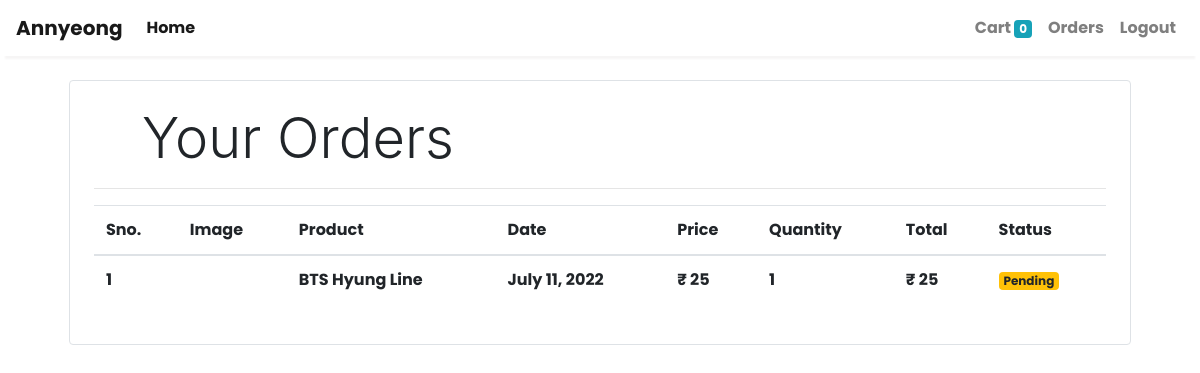
/orders (signed in), run on the app's committed database.
### store/models/orders.py (models this page shows, shortened)
class Order(models.Model):
    product = models.ForeignKey(Product,
                                on_delete=models.CASCADE)
    customer = models.ForeignKey(Customer,
                                 on_delete=models.CASCADE)
    quantity = models.IntegerField(default=1)
    price = models.IntegerField()
    address = models.CharField(max_length=50, default='', blank=True)
    phone = models.CharField(max_length=50, default='', blank=True)
    date = models.DateField(default=datetime.datetime.today)
    status = models.BooleanField(default=False)
    @staticmethod
    def get_orders_by_customer(customer_id):
        return Order.objects.filter(customer=customer_id).order_by('-date')

### store/models/product.py (models this page shows, shortened)
class Product(models.Model):
    name = models.CharField(max_length=50)
    price = models.IntegerField(default=0)
    category = models.ForeignKey(Category, on_delete=models.CASCADE, default=1)
    description = models.CharField(max_length=200, default='' , null=True , blank=True)
    image = models.ImageField(upload_to='uploads/products/')

### store/middlewares/auth.py (the view)
    def middleware(request):
        print(request.session.get('customer'))
        returnUrl = request.META['PATH_INFO']
        print(request.META['PATH_INFO'])
        if not request.session.get('customer'):
           return redirect(f'login?return_url={returnUrl}')
        response = get_response(request)
        return response

### store/templatetags/custom_filter.py (called while the page is built)
@register.filter(name='currency')
def currency(number):
    return "₹ "+str(number)

@register.filter(name='multiply')
def multiply(number , number1):
    return number * number1

### store/views/orders.py (called while the page is built)
    def get(self , request ):
        customer = request.session.get('customer')
        orders = Order.get_orders_by_customer(customer)
        print(orders)
        return render(request , 'orders.html'  , {'orders' : orders})

### store/templates/orders.html
{% extends 'base.html' %}
{% block content %}
{% load cart %}
{% load custom_filter %}
<div class="container">
   <div class="border rounded p-4 m-4">
        <p class="display-4 pl-4 ml-4">Your Orders</p>
        <hr>
        <table class="table" style="font-weight: bold;font-family: 'Poppins', sans-serif;">
            <thead>
                <tr>
                    <th>Sno.</th>
                    <th>Image</th>
                    <th>Product</th>
                    <th>Date</th>
                    <th>Price</th>
                    <th>Quantity</th>
                    <th>Total</th>
                    <th>Status</th>
                </tr>
            </thead>
            <tbody>
                {% for order in orders %}
                <tr>
                    <td>{{forloop.counter}}</td>
                    <td><img style="height: 80px;" class="rounded-circle" src="{{order.product.image.url}}" alt=""></td>
                    <td>{{order.product.name}}</td>
                    <td>{{order.date}}</td>
                    <td>{{order.price|currency}}</td>
                    <td>{{order.quantity}}</td>
                    <td>{{order.quantity|multiply:order.price|currency}}</td>
                    {% if order.status %}
                    <td><small class="badge badge-success">Completed</small></td>
                    {%else%}
                    <td><small class="badge badge-warning">Pending</small></td>
                    {% endif %}
                </tr>
                {% endfor %}
            </tbody>
        </table>
   </div>
</div>
{% endblock %}

### data on the page
Order: product.name "BTS Hyung Line", date "July 11, 2022", price "₹ 25", quantity "1", quantity|multiply "₹ 25", status "Pending"

### other printed values
{{ request.session.cart.keys|length }} "0"
